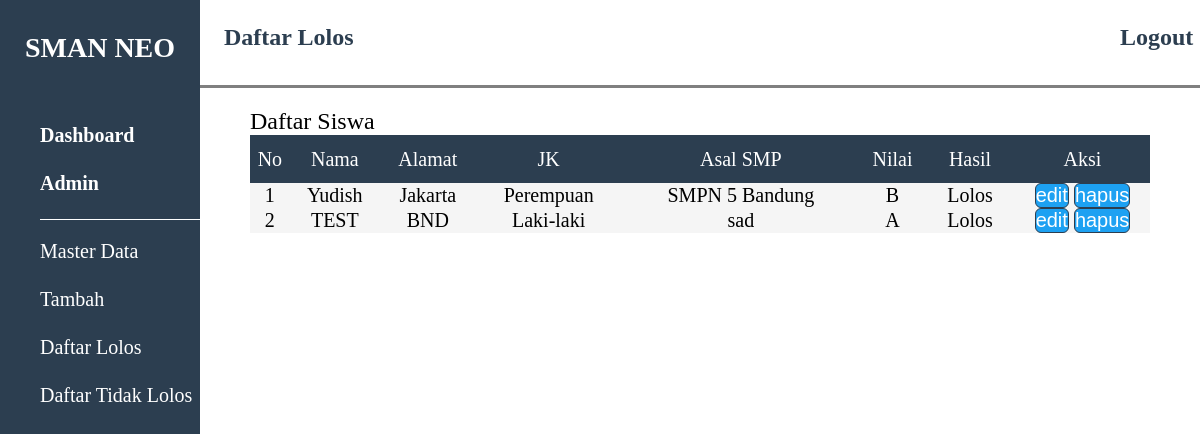
The page /daftar_lolos.php on the database its author committed.
### tables this page shows
CREATE TABLE `siswa` (
  `id` int(11) NOT NULL,
  `nama` varchar(250) NOT NULL,
  `alamat` varchar(250) NOT NULL,
  `jk` varchar(25) NOT NULL,
  `asal_sekolah` varchar(50) NOT NULL,
  `nilai` varchar(10) NOT NULL,
  `hasil` varchar(250) NOT NULL
);

### function.php (called while the page is built, shortened)
<?php
$koneksi=mysqli_connect("localhost","root","","db_dpw");
function query($query){
	global $koneksi;
	$ambil=mysqli_query($koneksi,$query);
	$rows=[];
	while ($row=mysqli_fetch_assoc($ambil)) {
		$rows[]=$row;
	}
	return $rows;
}
?>

### daftar_lolos.php (the view, shortened to what this page needs)
<?php
include 'function.php';
$ambil=query("SELECT *FROM siswa where hasil='lolos'");
?>
<!DOCTYPE html>
<html>
<head>
	<link rel="stylesheet" type="text/css" href="CSS/style.css">
</head>
<body>
	<div class="container">
		<div class="container-2">
			<div class="side-bar">
				<div class="head-side"><br>SMAN NEO</div>
				<div class="dash-side">Dashboard</div>
				<br>
				<div class="admin-side">Admin</div>
				<br>
				<a href="admin.php" ><div class="master-data">Master Data</div></a>
				<a href="tambah.php"class="tambah"><div>Tambah</div></a>
				<a href="daftar_lolos.php"class="tambah"><div>Daftar Lolos</div></a>
				<a href="daftar_tlolos.php"class="tambah"><div>Daftar Tidak Lolos</div></a>
			</div>
			<div class="kotak2">
				<div class="header">
					<div class="set-head">
						<div class="set-nav">
							Daftar Lolos
						</div>
					</div>
					<a href="logout.php" class="logout">
						Logout
					</a>
				</div>
				<div class="konten">
					<p class="daftar-siswa">Daftar Siswa</p>
					<table class="tbl-master">
						<tr class="head-tbl">
							<td>No</td>
							<td>Nama</td>
							<td>Alamat</td>
							<td>JK</td>
							<td>Asal SMP</td>
							<td>Nilai</td>
							<td class="hasil">Hasil</td>
							<td class="aksi">Aksi</td>
						</tr>
						<?php $i=1; ?>
						<?php foreach($ambil as $row): ?>
							<tr class="conten-tbl">
								<td><?php echo $i; ?></td>
								<td><?php echo $row['nama']; ?></td>
								<td><?php echo $row['alamat']; ?></td>
								<td><?php echo $row['jk'] ?></td>
								<td><?php echo $row['asal_sekolah']; ?></td>
								<td><?php echo $row['nilai']; ?></td>
								<td><?php echo $row['hasil']; ?></td>
								<td>
									<a href="edit.php?id=<?php echo $row['id']; ?>"><button class="set-btn">edit</button></a>
									<a href="hapus.php?id=<?php echo $row['id']; ?>" onclick="return confirm('Yakin?')"><button class="set-btn">hapus</button></a>
								</td>
							</tr>
							<?php $i++; ?>
						<?php endforeach; ?>
					</table>
				</div>
			</div>
		</div>
	</div>
</body>
</html>

### CSS/style.css (style rules this page uses)
* { margin: 0px; padding: 0px; }
.container { width: 100%; height: 100vh; background-color: #FFFFFF; font-size: 1em; font-family: 'Poppins'; }
.container-2 { display: flex; }
.header { width: 100%; height: 11vh; border-bottom: 3px solid grey; display: flex; }
.master-data { color: white; font-size: 2.5vh; width: 80%; height: 6vh; float: right; text-decoration: none; padding-top: 1em; border-top-left-radius: 25px; border-bottom-left-radius: 25px; }
.tambah { color: white; font-size: 2.5vh; width: 80%; height: 6vh; float: right; text-decoration: none; padding-top: 1em; border-top-left-radius: 25px; border-bottom-left-radius: 25px; }
.logout { text-decoration: none; padding-top: 1em; font-weight: 600; text-align: center; font-size: 3vh; color: #2C3E50;; }
.konten { margin: 0px auto; width: 90%; height: 80vh; margin-top: 20px; }
.set-nav { padding-top: 1em; font-weight: 600; width: 70%; padding-left: 2vw; font-size:3vh; color: #2C3E50; }
.set-head { width: 92%; height:4em ; display: flex; }
.kotak2 { width: 100%; }
table { border-collapse: collapse; border-spacing: 0; }
.tbl-master { width: 100%; text-align: center; background-color: whitesmoke; height: 6em; }
.head-tbl { background-color: #2C3E50; color: white; height: 6vh; font-size: 2.5vh; }
.conten-tbl { font-size: 2.5vh; }
.daftar-siswa { font-size: 3vh; }
.hasil { width: 10%; }
.aksi { width: 15%; }
.set-btn { background-color: #1DA1F2; color: white; border-radius: 6px; font-size: 2.5vh; border: 1px solid #2C3E50; }
.side-bar { width:20%; height: 100vh; background-color: #2C3E50; text-align: justify; }
.head-side { width: 100%; font-weight: 600; font-size: 3.5vh; color: white; text-align: center; }
.admin-side { width: 80%; height: 6vh; border-bottom: 1px solid white; color: white; font-weight: 600; font-size: 2.5vh; float: right; }
.dash-side { color: white; font-weight: 600; font-size: 2.5vh; width: 80%; height: 6vh; float: right; margin-top: 3em; }
body { margin: 0px; padding: 0px; font-family: calibri; }
* { box-sizing: border-box; }
a { text-decoration: none; }

### rows shown on the page
siswa: nama "Yudish", alamat "Jakarta", jk "Perempuan", asal_sekolah "SMPN 5 Bandung", nilai "B", hasil "Lolos"
siswa: nama "TEST", alamat "BND", jk "Laki-laki", asal_sekolah "sad", nilai "A", hasil "Lolos"
